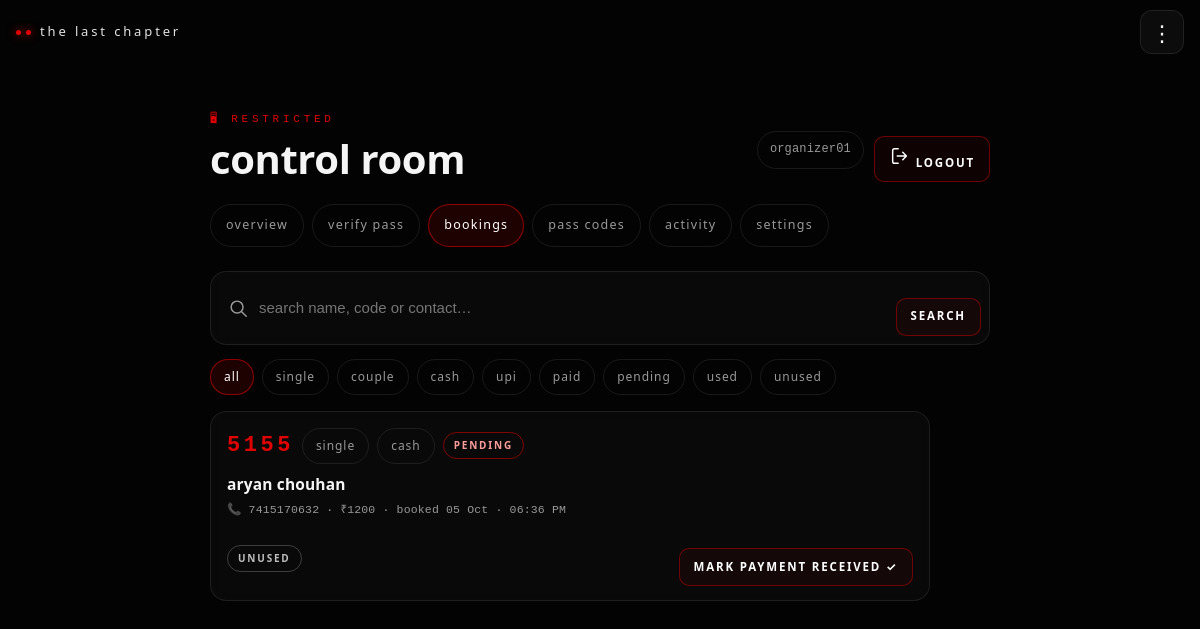
Page /organizer?tab=bookings (signed in) on the committed database.
### tables this page shows
CREATE TABLE booking (
    id             INTEGER PRIMARY KEY AUTOINCREMENT,
    pass_code      TEXT UNIQUE NOT NULL,
    pass_type      TEXT NOT NULL CHECK (pass_type IN ('single', 'couple')),
    person_1_name  TEXT NOT NULL,
    person_1_dob   TEXT NOT NULL,
    person_2_name  TEXT,
    person_2_dob   TEXT,
    contact        TEXT NOT NULL,
    payment_method TEXT NOT NULL CHECK (payment_method IN ('cash', 'upi')),
    payment_status TEXT NOT NULL DEFAULT 'pending'
                   CHECK (payment_status IN ('pending', 'submitted', 'paid')),
    amount         INTEGER NOT NULL,
    created_at     TEXT NOT NULL,
    entry_status   TEXT NOT NULL DEFAULT 'unused' CHECK (entry_status IN ('unused', 'used')),
    entry_time     TEXT,
    verified_by    TEXT
);

### app.py (the view)
@app.route("/organizer")
@org_required
def organizer():
    tab = request.args.get("tab", "overview")
    if tab not in ("overview", "verify", "bookings", "codes", "activity", "settings"):
        tab = "overview"
    ctx = {"tab": tab}
    if tab == "overview":
        ctx["stats"] = store.stats(db())
    elif tab == "bookings":
        q = request.args.get("q", "").strip()
        f = request.args.get("f", "")
        if f not in store.FILTER_SQL:
            f = ""
        ctx["rows"] = store.list_bookings(db(), q, f)
        ctx["q"], ctx["f"] = q, f
        chips = []
        for key, label in FILTER_CHIPS:
            args = {"tab": "bookings"}
            if q:
                args["q"] = q
            if key:
                args["f"] = key
            chips.append({
                "label": label,
                "href": url_for("organizer", **args),
                "active": (key or "") == f,
            })
        ctx["chips"] = chips
    elif tab == "activity":
        ctx["logs"] = store.recent_activity(db())
    elif tab == "codes":
        ctx["inventory"] = store.inventory_stats(db())
        ctx["codes"] = store.list_inventory(db())
    elif tab == "settings":
        ctx["pw_default"] = store.get_setting(db(), "pw_default") == "1"
    return render_template("organizer.html", **ctx)

### app.py (called while the page is built)
def db():
    if "db" not in g:
        g.db = store.connect()
    return g.db

@app.teardown_appcontext
def _close_db(exc):
    conn = g.pop("db", None)
    if conn is not None:
        conn.close()

@app.template_filter("day_time")
def _day_time(iso):
    try:
        return datetime.fromisoformat(iso).strftime("%d %b · %I:%M %p")
    except Exception:
        return iso or ""

def csrf_token():
    tok = session.get("csrf")
    if not tok:
        tok = secrets.token_hex(16)
        session["csrf"] = tok
    return tok

@app.before_request
def _csrf_protect():
    if request.method == "POST":
        tok = session.get("csrf")
        sent = request.headers.get("X-CSRF-Token") or request.form.get("csrf_token")
        if not tok or not sent or not secrets.compare_digest(tok, sent):
            return jsonify(error="session expired — reload the page and try again"), 400

@app.context_processor
def _inject():
    return {
        "csrf_token": csrf_token,
        "EVENT": EVENT,
        "TIMELINE": TIMELINE,
        "AWAITS": AWAITS,
        "settings": store.get_settings(db()),
        "org_name": session.get("org_name"),
    }

def org_required(fn):
    @wraps(fn)
    def wrapper(*a, **kw):
        if not session.get("org_id"):
            if request.method == "POST":
                return jsonify(error="organizer login required"), 401
            return redirect(url_for("org_login", next=request.path))
        return fn(*a, **kw)
    return wrapper

### store.py (called while the page is built)
def connect():
    conn = sqlite3.connect(DB_PATH, timeout=15, isolation_level=None); conn.row_factory = sqlite3.Row
    conn.execute("PRAGMA foreign_keys=ON"); conn.execute("PRAGMA journal_mode=WAL"); conn.execute("PRAGMA busy_timeout=15000")
    return conn

def get_settings(conn):
    values=dict(DEFAULT_SETTINGS); values.update({r["key"]:r["value"] for r in conn.execute("SELECT key,value FROM setting")}); return values

def list_bookings(conn,q='',f=''):
    sql,args,where='SELECT * FROM booking',[],[]
    if q.strip():
        like='%'+q.strip()+'%'; where.append("(person_1_name LIKE ? OR person_2_name LIKE ? OR contact LIKE ? OR pass_code LIKE ?)"); args += [like]*4
    if f in FILTER_SQL: where.append(FILTER_SQL[f])
    if where: sql+=' WHERE '+' AND '.join(where)
    return conn.execute(sql+' ORDER BY id DESC LIMIT 500',args).fetchall()

### templates/organizer.html (shortened to what this page needs)
{% extends "base.html" %}
{% from "_icons.html" import icon %}
{% block body %}
<main class="section page org-page" id="main">
  <div class="wrap wide">
    <div class="org-head">
      <div>
        <p class="kicker">🖥 restricted</p>
        <h1 class="page-title">control room</h1>
      </div>
      <div class="org-head-right">
        <span class="org-user mono">{{ org_name }}</span>
        <form method="post" action="{{ url_for('org_logout') }}">
          <button class="btn ghost small">{{ icon('out') }} logout</button>
        </form>
      </div>
    </div>
    <nav class="tabs" aria-label="dashboard sections">
      <a class="{{ 'on' if tab == 'overview' }}" href="{{ url_for('organizer', tab='overview') }}">overview</a>
      <a class="{{ 'on' if tab == 'verify' }}" href="{{ url_for('organizer', tab='verify') }}">verify pass</a>
      <a class="{{ 'on' if tab == 'bookings' }}" href="{{ url_for('organizer', tab='bookings') }}">bookings</a>
      <a class="{{ 'on' if tab == 'codes' }}" href="{{ url_for('organizer', tab='codes') }}">pass codes</a>
      <a class="{{ 'on' if tab == 'activity' }}" href="{{ url_for('organizer', tab='activity') }}">activity</a>
      <a class="{{ 'on' if tab == 'settings' }}" href="{{ url_for('organizer', tab='settings') }}">settings</a>
    </nav>
    {% if tab == 'bookings' %}
    <form class="b-search glass" method="get" action="{{ url_for('organizer') }}">
      <span class="bs-ic">{{ icon('search') }}</span>
      <input name="q" value="{{ q }}" placeholder="search name, code or contact…" aria-label="search bookings">
      <button class="btn ghost small">search</button>
    </form>
    <div class="chips">
      {% for c in chips %}
      <a class="chip-btn {{ 'on' if c.active }}" href="{{ c.href }}">{{ c.label }}</a>
      {% endfor %}
    </div>
    {% if rows %}
    <div class="b-list">
      {% for b in rows %}
      <div class="b-row glass">
        <div class="b-top">
          <span class="b-code mono">{{ b.pass_code }}</span>
          <span class="chip-btn static">{{ 'couple' if b.pass_type == 'couple' else 'single' }}</span>
          <span class="chip-btn static">{{ b.payment_method }}</span>
          <span class="chip-mini {{ b.payment_status }}">{{ 'PAID' if b.payment_status == 'paid' else ('VERIFYING' if b.payment_status == 'submitted' else 'PENDING') }}</span>
        </div>
        <p class="b-names">{{ b.person_1_name }}{% if b.person_2_name %} <span class="dim">+</span> {{ b.person_2_name }}{% endif %}</p>
        <p class="b-meta mono">📞 {{ b.contact }} · ₹{{ b.amount }} · booked {{ b.created_at | day_time }}</p>
        <div class="b-bottom">
          <span class="chip-mini {{ 'used' if b.entry_status == 'used' else 'unused' }}">{{ 'USED ' ~ (b.entry_time | time_of) if b.entry_status == 'used' else 'UNUSED' }}</span>
          {% if b.payment_status != 'paid' %}
          <button class="btn ghost small mark-paid" data-code="{{ b.pass_code }}">mark payment received ✓</button>
          {% endif %}
        </div>
      </div>
      {% endfor %}
    </div>
    {% else %}
    <p class="mut center">no bookings match.</p>
    {% endif %}
    {% endif %}
  </div>
</main>
{% endblock %}

### templates/base.html (shortened to what this page needs)
<!doctype html>
<html lang="en">
<head>
<link rel="stylesheet" href="{{ url_for('static', filename='css/style.css') }}">
</head>
<body>
<header class="topbar" id="topbar">
  <a class="brand" href="{{ url_for('index') }}">
    <span class="brand-eyes" aria-hidden="true"><i></i><i></i></span>
    <span>the last chapter</span>
  </a>
  <nav class="menu">
    <button class="menu-btn" id="menuBtn" aria-haspopup="true" aria-expanded="false" aria-label="more options">⋮</button>
  </nav>
</header>
{% block body %}{% endblock %}
</body>
</html>

### rows in the picture
booking: pass_code "5155", pass_type "single", payment_method "cash", payment_status "PENDING", person_1_name "aryan chouhan", contact "7415170632", amount "1200", created_at|day_time "05 Oct · 06:36 PM", entry_status "UNUSED"

### other values in the picture
{{ org_name }} "organizer01"
{{ c.label }} "all" "single" "couple" "cash" "upi" "paid" "pending" "used" "unused"
